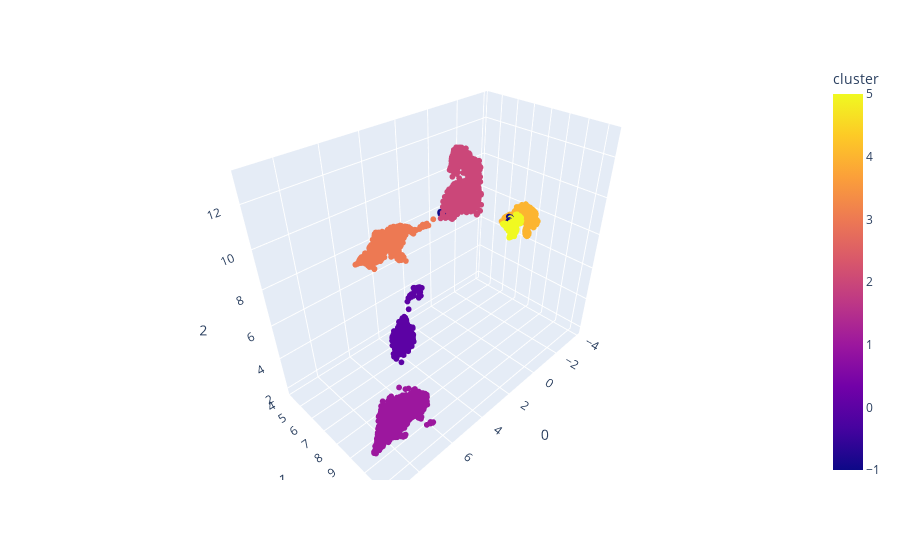

This figure's notebook cell:
### Code cell
fig_3d = px.scatter_3d(
    clusterable_embedding_3d, x=0, y=1, z=2,
    color=labels_3d, labels={'color': 'cluster'}
)

fig_3d.update_traces(marker_size=2)

fig_3d.show()

### Figure 1 — Plotly figure (JSON) as saved in the notebook; plotly's stock layout.template omitted (floating-point values rounded to 4 significant figures; data arrays with more than 128 entries replaced by an {"elided": "..."} marker saying what was removed)
{"data": [{"hovertemplate": "0=%{x}<br>1=%{y}<br>2=%{z}<br>cluster=%{marker.color}<extra></extra>", "legendgroup": "", "marker": {"color": {"elided": "5921 int values"}, "coloraxis": "coloraxis", "size": 2, "symbol": "circle"}, "mode": "markers", "name": "", "scene": "scene", "showlegend": false, "type": "scatter3d", "x": {"elided": "5921 float values"}, "y": {"elided": "5921 float values"}, "z": {"elided": "5921 float values"}}], "layout": {"coloraxis": {"colorbar": {"title": {"text": "cluster"}}, "colorscale": [[0, "#0d0887"], [0.1111, "#46039f"], [0.2222, "#7201a8"], [0.3333, "#9c179e"], [0.4444, "#bd3786"], [0.5556, "#d8576b"], [0.6667, "#ed7953"], [0.7778, "#fb9f3a"], [0.8889, "#fdca26"], [1, "#f0f921"]]}, "legend": {"tracegroupgap": 0}, "margin": {"t": 60}, "scene": {"domain": {"x": [0, 1], "y": [0, 1]}, "xaxis": {"title": {"text": "0"}}, "yaxis": {"title": {"text": "1"}}, "zaxis": {"title": {"text": "2"}}}}}
